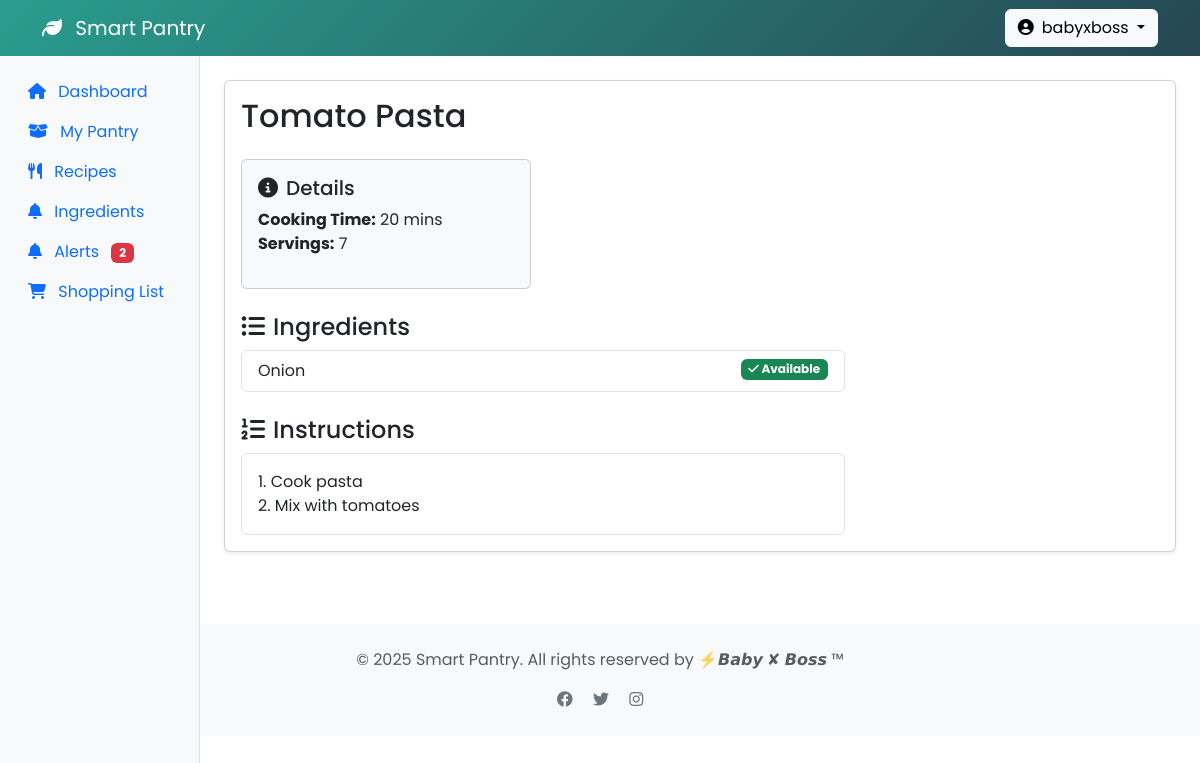
The app's page /recipe_detail.php?id=2 (signed in) with its own data.
### tables this page shows
CREATE TABLE `recipes` (
  `id` int(11) NOT NULL,
  `title` varchar(255) NOT NULL,
  `instructions` text NOT NULL,
  `cooking_time` int(11) DEFAULT NULL,
  `servings` int(11) DEFAULT NULL,
  `image_url` varchar(255) DEFAULT NULL,
  `created_at` timestamp NOT NULL DEFAULT current_timestamp()
);

### recipe_detail.php (the view, shortened to what this page needs)
<?php
require 'includes/db.php';
$recipe_id = $_GET['id'] ?? 0;
$stmt = $pdo->prepare("
    SELECT r.*,
           GROUP_CONCAT(i.name SEPARATOR ', ') AS ingredients
    FROM recipes r
    JOIN recipe_ingredients ri ON r.id = ri.recipe_id
    JOIN ingredients i ON ri.ingredient_id = i.id
    WHERE r.id = ?
");
$stmt->execute([$recipe_id]);
$recipe = $stmt->fetch();
$stmt = $pdo->prepare("SELECT ingredient FROM pantry_items WHERE user_id = ?");
$stmt->execute([$_SESSION['user_id']]);
$user_ingredients = $stmt->fetchAll(PDO::FETCH_COLUMN);
$ingredients_list = explode(', ', $recipe['ingredients']);
?>
<?php include 'includes/header.php'; ?>
<div class="container-fluid">
    <div class="row">
        <?php include 'includes/sidebar.php'; ?>
        <main class="col-md-9 ms-sm-auto col-lg-10 px-md-4 py-4">
            <div class="card shadow-sm">
                <div class="card-body">
                    <h2 class="mb-4"><?= htmlspecialchars($recipe['title']) ?></h2>
                    <div class="row mb-4">
                        <div class="col-md-4">
                            <div class="card bg-light">
                                <div class="card-body">
                                    <h5 class="card-title"><i class="fas fa-info-circle me-2"></i>Details</h5>
                                    <ul class="list-unstyled">
                                        <li><strong>Cooking Time:</strong> <?= $recipe['cooking_time'] ?> mins</li>
                                        <li><strong>Servings:</strong> <?= $recipe['servings'] ?></li>
                                    </ul>
                                </div>
                            </div>
                        </div>
                    </div>
                    <div class="row">
                        <div class="col-md-8">
                            <h4><i class="fas fa-list-ul me-2"></i>Ingredients</h4>
                            <ul class="list-group mb-4">
                                <?php foreach($ingredients_list as $ingredient): ?>
                                    <li class="list-group-item">
                                        <?= htmlspecialchars(trim($ingredient)) ?>
                                        <?php if(in_array(strtolower(trim($ingredient)), array_map('strtolower', $user_ingredients))): ?>
                                            <span class="badge bg-success float-end">
                                                <i class="fas fa-check"></i> Available
                                            </span>
                                        <?php else : ?>
                                            <span class="badge bg-danger float-end">
                                                <i class="fas fa-x"></i> Not Available
                                            </span>
                                        <?php endif ?>
                                    </li>
                                <?php endforeach; ?>
                            </ul>
                            <h4><i class="fas fa-list-ol me-2"></i>Instructions</h4>
                            <div class="border p-3 rounded">
                                <?= nl2br(htmlspecialchars($recipe['instructions'])) ?>
                            </div>
                        </div>
                    </div>
                </div>
            </div>
        </main>
    </div>
</div>
<?php include 'includes/footer.php'; ?>

### includes/header.php (style rules this page uses)
:root { --primary-color: #2a9d8f; --secondary-color: #264653; --accent-color: #e9c46a; }
body { font-family: 'Poppins', sans-serif; background-color: #ffffff; }

### records on screen
recipes: title "Tomato Pasta", cooking_time "20", servings "7", ingredient "Onion", instructions "1. Cook pasta 2. Mix with tomatoes"

### other values on screen
$_SESSION['username'] "babyxboss"
$alert_count "2"
